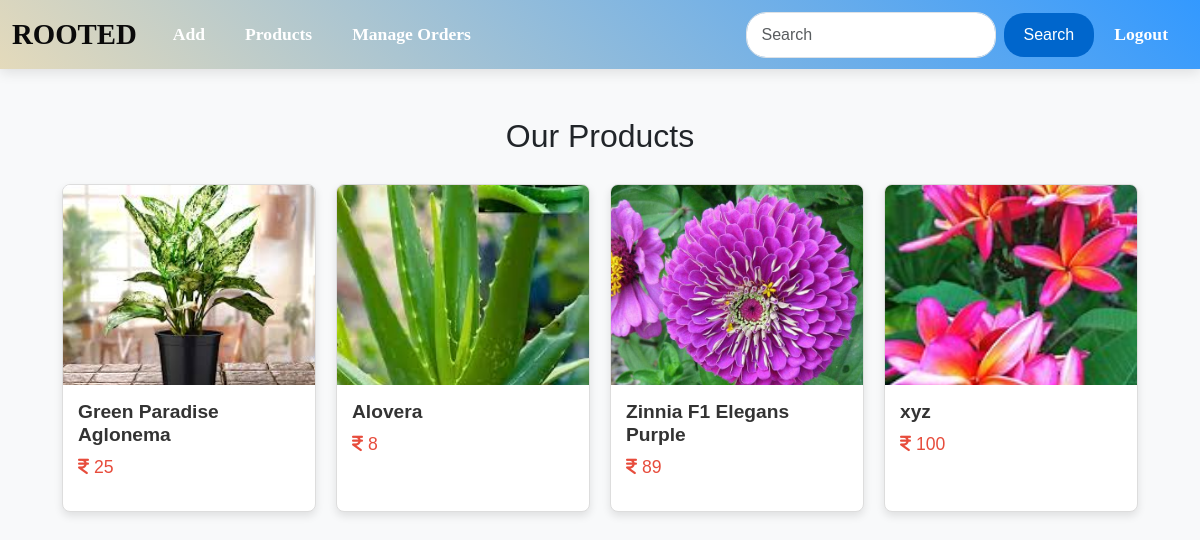
/admin_home, run on the app's committed database.
### app/models.py (models this page shows, shortened)
class Plants(models.Model):
    p_id=models.TextField()
    name=models.TextField()
    p_catg=models.TextField()
    p_dis=models.TextField()
    price=models.IntegerField()
    offer_price=models.IntegerField()
    img=models.FileField()
    img2=models.FileField()
    stock=models.IntegerField()
    catg=models.ForeignKey(Category,on_delete=models.CASCADE)
    mcatg=models.ForeignKey(Main_cat,on_delete=models.CASCADE)

### app/views.py (the view)
# urls.py: path('admin_home',views.admin_home),
def admin_home(req):
    c_data=Category.objects.all()
    p_data=Plants.objects.all()
    m_data=Main_cat.objects.all()
    return render(req,'admin/adminhome.html',{'c_data':c_data,'p_data':p_data,'m_data':m_data})

### templates/admin/adminhome.html (shortened to what this page needs)
<!DOCTYPE html>
<html lang="en">
<head>
    {% load static %}
    <link rel="stylesheet" href="https://cdnjs.cloudflare.com/ajax/libs/font-awesome/6.6.0/css/all.min.css">
    <link href="https://cdn.jsdelivr.net/npm/bootstrap@5.3.3/dist/css/bootstrap.min.css" rel="stylesheet">
    <link rel="stylesheet" href="{% static 'css/style.css'%}">
</head>
<body>
<nav class="navbar navbar-expand-sm" id="navb">
    <div class="container-fluid">
        <a class="navbar-brand" href="homep">ROOTED</a>
        <div class="collapse navbar-collapse" id="collapsibleNavbar">
            <ul class="navbar-nav me-auto">
                <li class="nav-item" id="dropdown">
                    <a href="#" class="nav-link" id="dropbtn">Add</a>
                </li>
                <li class="nav-item" id="dropdown">
                    <a href="#" class="nav-link" id="dropbtn">Products</a>
                </li>
                <li class="nav-item" id="dropdown">
                    <a href="../manage_orders/" class="nav-link" id="dropbtn">Manage Orders</a>
                </li>
            </ul>
            <form class="d-flex" method="get" action="../search" onsubmit="return validateSearch()">
                <input class="form-control me-2" id="searchInput" type="text" placeholder="Search" value="{{srch}}" name="query" autocomplete="off" required>
                <button class="btn btn-primary" type="submit" >Search</button>
                <ul class="navbar-nav me-auto">
                    <li class="nav-item">
                        <a class="nav-link" href="admin_logout">Logout</a>
                    </li>
                </ul>
            </form>
        </div>
    </div>
</nav>
<div class="container">
    <h2 class="text-center mt-5">Our Products</h2>
    <div class="product-container">
        {% for product in p_data %}
        <div class="product-card">
            <img src="{{ product.img.url }}" alt="{{ product.name }}" class="product-img">
            <div class="product-details">
                <h4 class="product-title">{{ product.name }}</h4>
                <p class="product-price"><i class="fa-solid fa-indian-rupee-sign "></i> {{ product.price }}</p>
            </div>
        </div>
        {% endfor %}
    </div>
</div>
</body>
</html>

### static/css/style.css (style rules this page uses)
body { background-color: #f4f4f4; }
#navb { background: linear-gradient(to right, #d1cfba,#b4994f); }
.navbar-nav { display:flex; align-content: center; }
#dropdown { float: left; overflow: hidden; }
.d-flex { display: flex; align-items: center; }
.form-control { border-radius: 20px; padding: 10px 15px; width: 250px; }
.btn-primary { background-color: #bcd86e; border: none; border-radius: 20px; padding: 10px 20px; transition: background-color 0.3s ease; }

### templates/admin/adminhome.html (style rules this page uses)
body { font-family: 'Arial', sans-serif; background-color: #f8f9fa; margin: 0; padding: 0; }
#navb { background: linear-gradient(45deg, #e4dabb, #3399ff); box-shadow: 0px 4px 12px rgba(0, 0, 0, 0.1); }
.navbar-brand { color: #0a0a0a; font-weight: bold; font-size: 1.8rem; font-family: myfnt; }
.navbar-nav .nav-item .nav-link { color: #fff !important; font-size: 1.1rem; padding: 12px 20px; font-family: myfnt; }
.d-flex { display: flex; align-items: center; }
.form-control { border-radius: 20px; padding: 10px 15px; width: 250px; }
.btn-primary { background-color: #0066cc; border: none; border-radius: 20px; padding: 10px 20px; transition: background-color 0.3s ease; }
.nav-link { font-weight: bold; }
.product-card { border: 1px solid #ddd; border-radius: 8px; overflow: hidden; box-shadow: 0 4px 8px rgba(0, 0, 0, 0.1); background-color: white; }
.product-img { width: 100%; height: 200px; object-fit: cover; }
.product-details { padding: 15px; }
.product-title { font-size: 1.2rem; font-weight: bold; color: #333; }
.product-price { font-size: 1.1rem; color: #e74c3c; }
.product-container { display: grid; grid-template-columns: repeat(auto-fill, minmax(250px, 1fr)); gap: 20px; padding: 20px; }

### data on the page
Plants: img (picture), name "Green Paradise Aglonema", price "25"
Plants: img (picture), name "Alovera", price "8"
Plants: img (picture), name "Zinnia F1 Elegans Purple", price "89"
Plants: img (picture), name "xyz", price "100"
